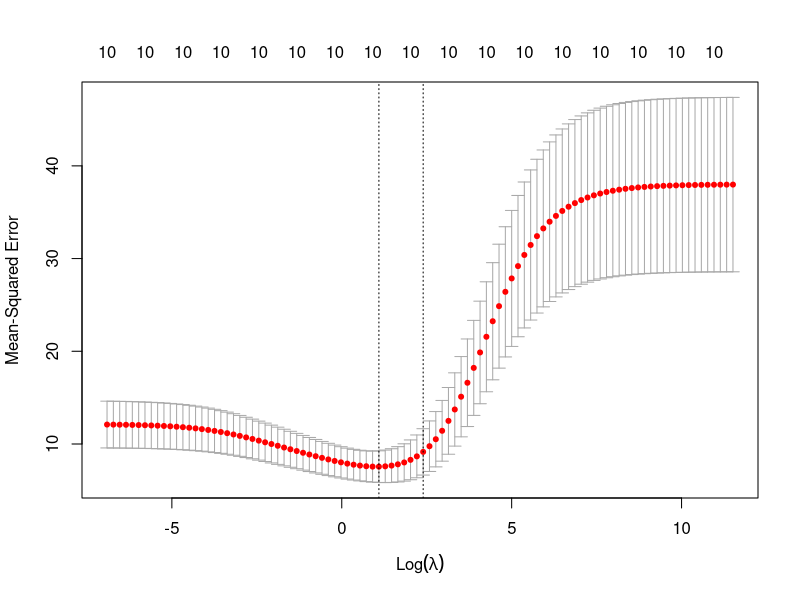
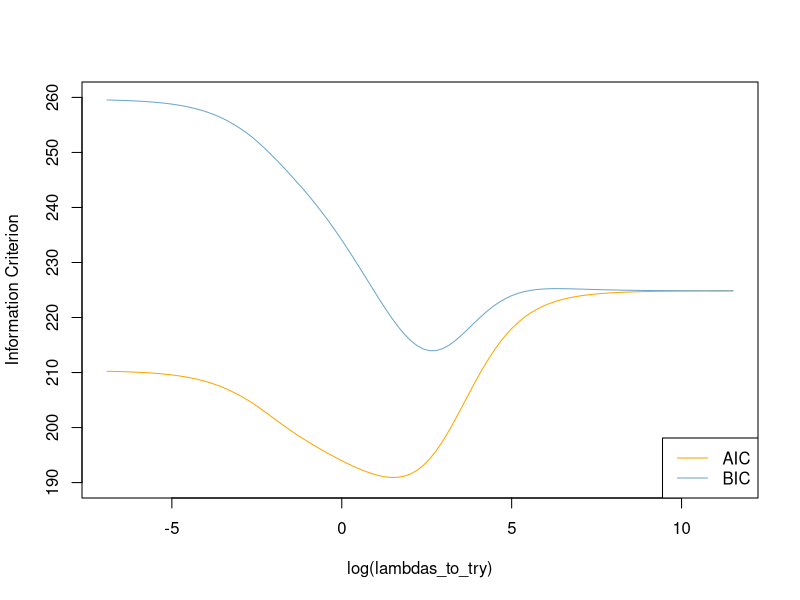
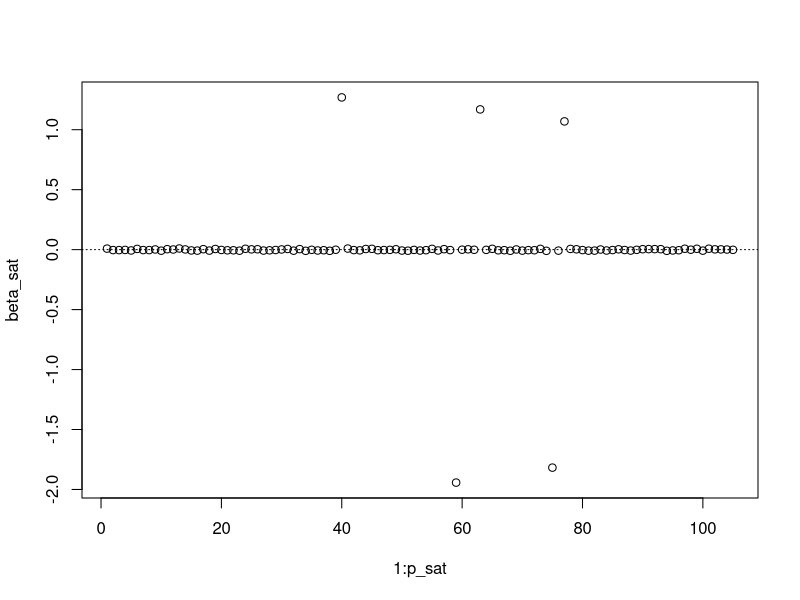
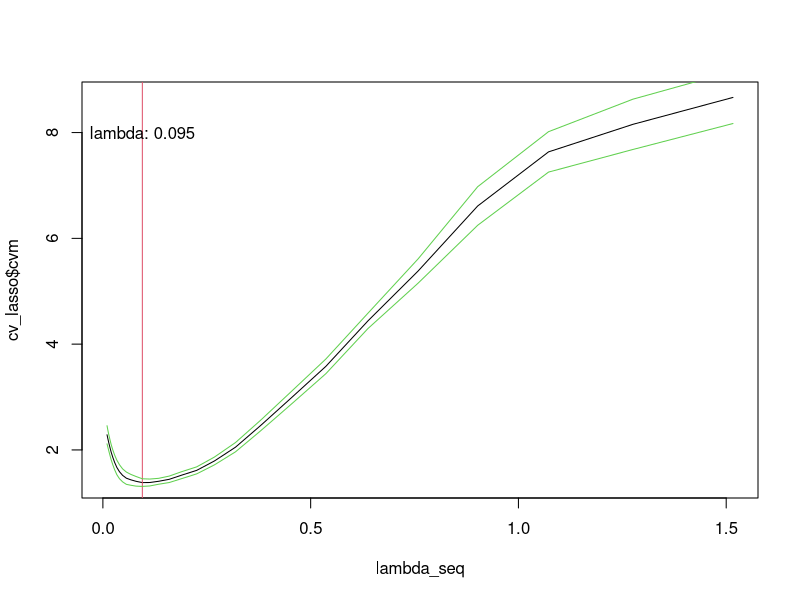

These charts were generated, in order, by the following R code:
# ridge regression
# https://www.datacamp.com/community/tutorials/tutorial-ridge-lasso-elastic-net

# Load libraries, get data & set seed for reproducibility ---------------------
set.seed(123)    # seef for reproducibility
library(glmnet)  # for ridge regression
library(dplyr)   # for data cleaning
library(psych)   # for function tr() to compute trace of a matrix

data("mtcars")
# Center y, X will be standardized in the modelling function
y <- mtcars %>% select(mpg) %>% scale(center = TRUE, scale = FALSE) %>% as.matrix()
X <- mtcars %>% select(-mpg) %>% as.matrix()


# Perform 10-fold cross-validation to select lambda ---------------------------
lambdas_to_try <- 10^seq(-3, 5, length.out = 100)
# Setting alpha = 0 implements ridge regression
ridge_cv <- cv.glmnet(X, y, alpha = 0, lambda = lambdas_to_try,
                      standardize = TRUE, nfolds = 10)
# Plot cross-validation results
plot(ridge_cv)

# Best cross-validated lambda
lambda_cv <- ridge_cv$lambda.min
# Fit final model, get its sum of squared residuals and multiple R-squared
model_cv <- glmnet(X, y, alpha = 0, lambda = lambda_cv, standardize = TRUE)
y_hat_cv <- predict(model_cv, X)
ssr_cv <- t(y - y_hat_cv) %*% (y - y_hat_cv)
rsq_ridge_cv <- cor(y, y_hat_cv)^2


# Use information criteria to select lambda -----------------------------------
X_scaled <- scale(X)
aic <- c()
bic <- c()
for (lambda in seq(lambdas_to_try)) {
  # Run model
  model <- glmnet(X, y, alpha = 0, lambda = lambdas_to_try[lambda], standardize = TRUE)
  # Extract coefficients and residuals (remove first row for the intercept)
  betas <- as.vector((as.matrix(coef(model))[-1, ]))
  resid <- y - (X_scaled %*% betas)
  # Compute hat-matrix and degrees of freedom
  ld <- lambdas_to_try[lambda] * diag(ncol(X_scaled))
  H <- X_scaled %*% solve(t(X_scaled) %*% X_scaled + ld) %*% t(X_scaled)
  df <- tr(H)
  # Compute information criteria
  aic[lambda] <- nrow(X_scaled) * log(t(resid) %*% resid) + 2 * df
  bic[lambda] <- nrow(X_scaled) * log(t(resid) %*% resid) + 2 * df * log(nrow(X_scaled))
}

# Plot information criteria against tried values of lambdas
plot(log(lambdas_to_try), aic, col = "orange", type = "l",
     ylim = c(190, 260), ylab = "Information Criterion")
lines(log(lambdas_to_try), bic, col = "skyblue3")
legend("bottomright", lwd = 1, col = c("orange", "skyblue3"), legend = c("AIC", "BIC"))





####################################################################################
# TOY DATASET ######################################################################
####################################################################################

# libraries and helper fns
library(mvtnorm)
invisible(library(glmnet))
standardizeXY = function(X, Y){
  n = dim(X)[1]
  p = dim(X)[2]
  
  # Center Y
  Ymean = mean(Y)
  Ytilde = Y - mean(Y)
  
  # Center and scale X
  Xmeans = colMeans(X)
  Xcen = X - matrix(Xmeans, n, p, byrow=T)
  normsX2 = colSums(Xcen^2) / n
  weights = 1 / sqrt(normsX2) # should weights be the vector, or the matix?
  Xtilde = Xcen %*% diag(weights)
  
  # Return the mean of Y and means of columns of X, as well as weights to be used in back-scaling (that is sqrt(X_j'X_j/n))
  return(list(Xtilde = Xtilde, Ytilde = Ytilde, Ymean = Ymean, Xmeans = Xmeans, weights = weights))
}

# what is the saturated model? has all coefficients, even the useless ones
# what is the sparse model? has only the useful coefficients (all coefficients except the useless ones)

# generate beta_sat
set.seed(12)
p_useful = 5
p_useless = 100 # not including beta0
p_sat = p_useful + p_useless
beta_useful = runif(n = p_useful, min = 1, max = 2) * sample(c(-1, 1), p_useful, replace = TRUE)
beta_useless = runif(n = p_useless, min = 0, max = 1e-2) * sample(c(-1, 1), p_useless, replace = TRUE)
ind_beta_useful = sort(sample(1:p_sat, p_useful, replace = FALSE))
ind_beta_useless = (1:p_sat)[-ind_beta_useful]
beta_sat = rep(NA, p_sat)
beta_sat[ind_beta_useful] = sample(beta_useful)
beta_sat[-ind_beta_useful] = sample(beta_useless)
# beta_sat = sample(c(beta_useful, beta_useless), p_sat, replace = FALSE)
plot(x = 1:p_sat, y = beta_sat); abline(h = 0, lty = 3)

# define true model
beta0 = 0
truef = function(x) beta0 + t(beta_sat) %*% x

# generate data
set.seed(123*sample(1:50000, 1))
xmin = -1
xmax = 1
Sigma = matrix(0.5, p_sat, p_sat) + diag(rep(1-0.5, p_sat)) # covariance for design X
n = 100 # sample size
X = rmvnorm(n, mean = rep(0, p_sat), sigma = Sigma) # matrix of covariates
sigma = 1 # noise standard deviation
Y = beta0 + X %*% beta_sat + sigma * rnorm(n) # response from linear model

# train and test set for cv?

# fit saturated linear model
lmsat = lm(Y ~ X)
rsq_lmsat = invisible(cor(Y, predict(lmsat, data.frame(X)))^2)

# fit desired model (no useless variables)
Xdesired = X[ , ind_beta_useful]
lmdesired = lm(Y ~ Xdesired)
rsq_lmdesired = cor(Y, predict(lmdesired, data.frame(Xdesired)))^2


# fit LASSO linear model
# get lambda_seq
n = dim(X)[1]
p = dim(X)[2]
XYstd = standardizeXY(X, Y)
Xtilde = XYstd$Xtilde
Ytilde = XYstd$Ytilde
n_lambda = 30
lambda_max = max(abs(crossprod(Xtilde, Ytilde) / n))
lambda_seq = exp(seq(log(lambda_max), log(0.01), length = n_lambda))
cv_lasso = cv.glmnet(Xtilde, Ytilde, alpha = 1, lambda = lambda_seq, nfolds = 5, thresh = 0.0001, standardize = TRUE)
plot(cv_lasso$cvm ~ lambda_seq, type = "l")
abline(v = cv_lasso$lambda.min, col = 2)
text(x = cv_lasso$lambda.min, y = 8, paste("lambda:", round(cv_lasso$lambda.min, 3)))
lines(cv_lasso$cvm + cv_lasso$cvsd ~ cv_lasso$lambda, col = 3)
lines(cv_lasso$cvm - cv_lasso$cvsd ~ cv_lasso$lambda, col = 3)
# get best cross-validated lambda
lasso_cv = cv.glmnet(X, Y, alpha = 1, lambda = lambda_seq, standardize = TRUE, nfolds = 10)
# fit final model using LASSO, get its sum of squared residuals and multiple R-squared
lambda_cv = cv_lasso$lambda.min
model_lasso = glmnet(X, Y, alpha = 1, lambda = lambda_cv, standardize = TRUE)
y_hat_lasso = predict(model_lasso, X)
ssr_lasso = t(Y - y_hat_lasso) %*% (Y - y_hat_lasso)
rsq_lasso = cor(Y, y_hat_lasso)^2
# # backscale (didn't implement bc not necessary for glmnet when standardize = TRUE)
# # Perform back scaling and centering to get original intercept and coefficient vector for each lambda
# lasso_variables = which(as.vector(model_lasso$beta) != 0)
# beta_lasso = diag(XYstd$weights) %*% model_lasso$beta
# beta0_lasso = XYstd$Ymean - crossprod(XYstd$Xmeans, beta)
# fit linear model using LASSO variables
lasso_variables = which(as.vector(model_lasso$beta) != 0)
X_lasso = X[ , lasso_variables]
lmLASSO = lm(Y ~ X_lasso)
rsq_lmLASSO = cor(Y, predict(lmLASSO, data.frame(X_lasso)))^2

## models

library(knitr)
rsqs = round(c(rsq_lmsat, rsq_lmdesired, rsq_lmLASSO), 3)
bics = round(c(BIC(lmsat), BIC(lmdesired), BIC(lmLASSO)), 3)
incl_useful = c(TRUE, TRUE, all(ind_beta_useful %in% lasso_variables))
num_useless = c(p_useless, 0, sum(lasso_variables %in% ind_beta_useless))
p_tot = c(p_sat, p_useful, length(lasso_variables))
df = data.frame(rsqs, bics, incl_useful, num_useless, p_tot, row.names = c("saturated", "sparse", "lasso"))
kable(df)




# https://stats.stackexchange.com/questions/108529/comparing-ols-ridge-and-lasso
